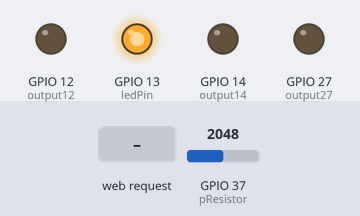
Recording of a sketch running on a simulated ESP32. On the bench: output pins drawn as LEDs (lit = HIGH). The test bench sets the inputs (shaded band); at power-on: GPIO 37 (pResistor) = 2048. WiFi joins after 1.5 s; servers stay silent unless stated; what the sketch prints to the serial monitor is not drawn.

Above: at 2.7 s.
2.8 s: HTTP request GET /12/on received
At 3.5 s:
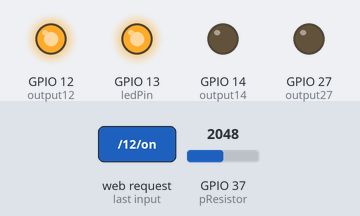
4.5 s: GPIO 37 (pResistor) set to 1928
At 5.7 s:
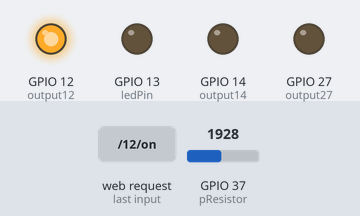
6.0 s: HTTP request GET /14/on received
At 6.9 s:
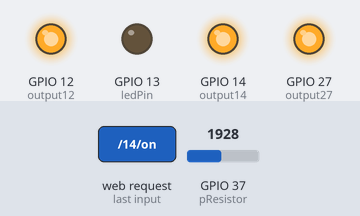
7.5 s: HTTP request GET /12/off received
At 8.1 s:
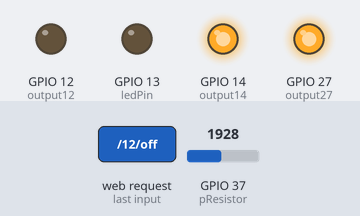
9.0 s: GPIO 37 (pResistor) set to 2040
At 10.2 s:
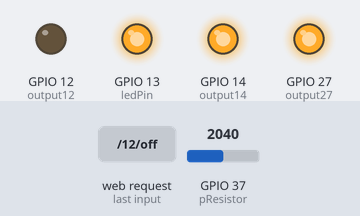
10.5 s: HTTP request GET /12/on received
At 11.5 s:
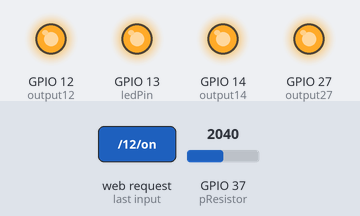
Timing chart, 0 to 13.1 s (numbered marks = the images above; inputs shaded):
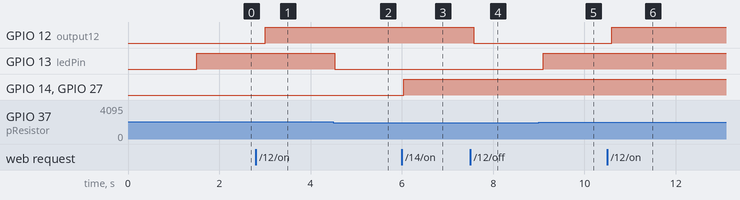

Measured:
- the behaviour switches between 2000 and 1999 on GPIO 37 (pResistor) (found by bisection; images 1 and 2)
- after the input at 2.8 s, GPIO 12 (output12): LOW → HIGH after 0.21 s
- after the input at 4.5 s, GPIO 13 (ledPin): HIGH → LOW at once
- after the input at 6.0 s, GPIO 14 (output14), GPIO 27 (output27): LOW → HIGH at once
- after the input at 7.5 s, GPIO 12 (output12): HIGH → LOW after 0.07 s
- after the input at 9.0 s, GPIO 13 (ledPin): LOW → HIGH after 0.10 s
- after the input at 10.5 s, GPIO 12 (output12): LOW → HIGH after 0.10 s

The sketch:

sketch_jan02a.ino
```cpp
// Load Wi-Fi library
  #include <WiFi.h>
  #include <Arduino.h>

// Replace with your network credentials
  const char* ssid     = "TEST123";
  const char* password = "11111111";

// Set web server port number to 80
  WiFiServer server(80);

// Variable to store the HTTP request
  String header;

// Assign output variables to GPIO pins
  const int ledPin = 13; //Pin de la LED témoin
  const int pResistor = 37; //Pin de la Photorésistance
  const int output14 = 14;
  const int output12 = 12;
  const int output27 = 27;

  String output14State = "off";
  String output12State = "off";
  String output13State = "off";
  String output27State = "off";
  bool warning;
  int value;

void setup() {

  Serial.begin(9600);

  // Initialisation des variables
  pinMode(ledPin, OUTPUT);
  pinMode(output14, OUTPUT);
  pinMode(output12, OUTPUT);
  pinMode(output27, OUTPUT);
  pinMode(pResistor, INPUT);

  // Connect to Wi-Fi network with SSID and password
  Serial.print("Connecting to ");
  Serial.println(ssid);
  WiFi.begin(ssid, password);
  while (WiFi.status() != WL_CONNECTED) {
    delay(500);
    Serial.print(".");
  }

  // Print local IP address and start web server
  Serial.println("");
  Serial.println("WiFi connected.");
  Serial.println("IP address: ");
  Serial.println(WiFi.localIP());
  server.begin();
}

void loop(){

 value = analogRead(pResistor);
//Valeur de seuil à définir
  if (value < 2000 ){
    digitalWrite(ledPin, LOW);  //Turn led off
    output13State = "off";
  }else{
    digitalWrite(ledPin, HIGH); //Turn led on
    output13State = "on";
  }
  delay(500);

WiFiClient client = server.available();   // Listen for incoming clients

if (client) {                             // If a new client connects,
  Serial.println("New Client.");          // print a message out in the serial port
  String currentLine = "";                // make a String to hold incoming data from the client
  while (client.connected()) {            // loop while the client's connected
    if (client.available()) {             // if there's bytes to read from the client,
      char c = client.read();             // read a byte, then
      Serial.write(c);                    // print it out the serial monitor
      header += c;
      if (c == '\n') {                    // if the byte is a newline character
        // if the current line is blank, you got two newline characters in a row.
        // that's the end of the client HTTP request, so send a response:
        if (currentLine.length() == 0) {
          // HTTP headers always start with a response code (e.g. HTTP/1.1 200 OK)
          // and a content-type so the client knows what's coming, then a blank line:
          client.println("HTTP/1.1 200 OK");
          client.println("Content-type:text/html");
          client.println("Connection: close");
          client.println();

// Affichage du code HTML
  client.println("<!DOCTYPE html><html>");
  client.println("<head><meta name=\"viewport\" content=\"width=device-width, initial-scale=1\">");
  client.println("<link rel=\"icon\" href=\"data:,\">");
  // CSS to style the on/off buttons
  // Feel free to change the background-color and font-size attributes to fit your preferences
  client.println("<style>html { font-family: Arial; color: #FFFFFF; background-color : #141d26  ; display: inline-block; margin: 0px auto; text-align: center;}");
  client.println(".button { padding:6px 0 6px 0;font:Bold 13px Arial;background:#478bf9;color:#fff;width:90px;border-radius:2px;border:none;");
  client.println("text-decoration: none; font-size: 30px; margin: 2px; cursor: pointer;}");
  client.println(".button2 {background-color: #555555;}");
  client.println(".button3 {background-color: #d34836;  height : auto ; width : 190 px;}</style></head>");
// En tête de page
  client.println("<body><h1>Lampe connectee</h1>");
client.println("Intensite lumineuse :");
  client.println(value);

client.println("<p><a href=\"http://192.168.43.110\"><button class=\"button button3\"> F5 </button></a></p>");

// Affichage de l'état de la LED témoin
  if (output13State == "off") {
    client.println("<p>La lumiere est eteinte</p>");
  } else {
    client.println("<p>La lumiere est allumee</p>");
    }

  if (header.indexOf("GET /12/on") >= 0) {
              Serial.println("GPIO 12 on");
              output12State = "on";
              digitalWrite(output12, HIGH);
            } else if (header.indexOf("GET /12/off") >= 0) {
              Serial.println("GPIO 12 off");
              output12State = "off";
              digitalWrite(output12, LOW);
            }

  if (header.indexOf("GET /14/on") >= 0) {
    Serial.println("GPIO 14 on");
    output14State = "on";
    output27State = "on";
    digitalWrite(output14, HIGH);
    digitalWrite(output27, HIGH);
  } else if (header.indexOf("GET /14/off") >= 0) {
    Serial.println("GPIO 14 off");
    output14State = "off";
    output27State = "off";
    digitalWrite(output14, LOW);
    digitalWrite(output27, LOW);
  }


    client.println("<p>Affichage de l'avertissement : " + output14State + "</p>");
            // If the output27State is off, it displays the ON button
            if (output14State=="off") {
              client.println("<p><a href=\"/14/on\"><button class=\"button\">ON</button></a></p>");
            } else {
              client.println("<p><a href=\"/14/off\"><button class=\"button button2\">OFF</button></a></p>");
            }

  client.println("<p>Autoriser l'allumage ? " + output12State + "</p>");
            // If the output27State is off, it displays the ON button
            if (output12State=="off") {
              client.println("<p><a href=\"/12/on\"><button class=\"button\">ON</button></a></p>");
            } else {
              client.println("<p><a href=\"/12/off\"><button class=\"button button2\">OFF</button></a></p>");
            }

  client.println("</body></html>");

// The HTTP response ends with another blank line
  client.println();
  // Break out of the while loop
  break;
  } else { // if you got a newline, then clear currentLine
    currentLine = "";
    }
  } else if (c != '\r') {  // if you got anything else but a carriage return character,
    currentLine += c;      // add it to the end of the currentLine
    }
  }
}

// Clear the header variable
header = "";
// Close the connection
client.stop();
Serial.println("Client disconnected.");
Serial.println("");
}
}
```
